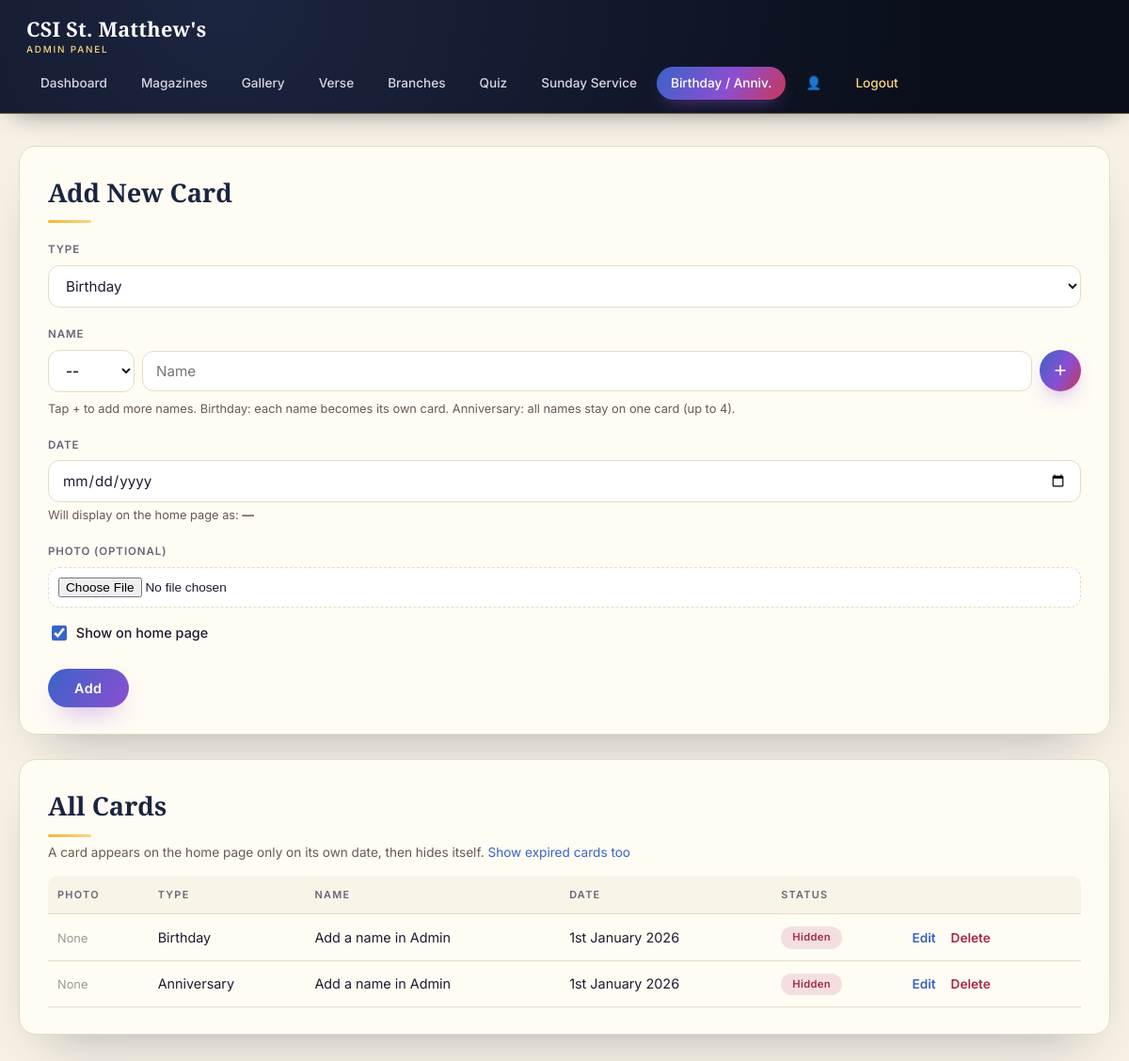
Page /admin/celebrations.php (signed in) on the committed database.
### tables this page shows
CREATE TABLE celebrations (
  id INT AUTO_INCREMENT PRIMARY KEY,
  type ENUM('birthday','anniversary') NOT NULL,
  name VARCHAR(150) NOT NULL,
  occasion_date VARCHAR(50) NOT NULL,
  photo VARCHAR(255) DEFAULT NULL,
  is_active TINYINT(1) NOT NULL DEFAULT 1,
  sort_order INT DEFAULT 0
);

### includes/config.php (called while the page is built, shortened)
<?php
function db(): mysqli {
    static $conn = null;
    if ($conn === null) {
        $conn = new mysqli(DB_HOST, DB_USER, DB_PASS, DB_NAME);
        $conn->set_charset('utf8mb4');
    }
    return $conn;
}
function h(?string $value): string {
    return htmlspecialchars($value ?? '', ENT_QUOTES, 'UTF-8');
}
function format_ordinal_date(string $ymd): string {
    $ts = strtotime($ymd);
    $day = (int)date('j', $ts);
    if ($day % 10 === 1 && $day !== 11) {
        $suffix = 'st';
    } elseif ($day % 10 === 2 && $day !== 12) {
        $suffix = 'nd';
    } elseif ($day % 10 === 3 && $day !== 13) {
        $suffix = 'rd';
    } else {
        $suffix = 'th';
    }
    return $day . $suffix . date(' F Y', $ts);
}
function today_ist(): string {
    return (new DateTime('now', new DateTimeZone('Asia/Kolkata')))->format('Y-m-d');
}

### admin/celebrations.php (the view, shortened to what this page needs)
<?php
require __DIR__ . '/_layout_top.php';
$editRow = null;
$rows = [['title' => '', 'name' => '']];
$showAll = ($_GET["show"] ?? "") === "all";
$todayIst = today_ist();
$all = db()->query("SELECT * FROM celebrations" . ($showAll ? "" : " WHERE occasion_date NOT REGEXP '^[0-9]{4}-[0-9]{2}-[0-9]{2}$' OR occasion_date >= '" . $todayIst . "'") . " ORDER BY occasion_date, type, id");
$base = '../';
?>
<div class="admin-card">
  <h2><?= $editRow ? 'Edit Card' : 'Add New Card' ?></h2>
  <form method="post" enctype="multipart/form-data">
    <label>Type</label>
    <select name="type" id="typeSel">
      <option value="birthday" <?= (!$editRow || $editRow['type'] === 'birthday') ? 'selected' : '' ?>>Birthday</option>
    </select>
    <label>Name</label>
    <div id="people">
<?php foreach ($rows as $i => $p): ?>
      <div class="person-row">
        <select name="title[]" class="title-sel">
          <option value="">--</option>
        </select>
        <input type="text" name="pname[]" value="<?= h($p['name']) ?>" placeholder="Name" <?= $i === 0 ? 'required' : '' ?>>
        <button type="button" class="add-person" title="Add another name to this card">+</button>
      </div>
<?php endforeach; ?>
    </div>
    <p style="font-size:0.8rem; color:#6b5a4d; margin-top:6px;">Tap + to add more names. Birthday: each name becomes its own card. Anniversary: all names stay on one card (up to 4).</p>
    <label>Date</label>
    <input type="date" name="occasion_date" value="<?= h($editRow['occasion_date'] ?? '') ?>" required>
    <p style="font-size:0.8rem; color:#6b5a4d; margin-top:4px;">Will display on the home page as: <strong><?= h(!empty($editRow['occasion_date']) ? format_ordinal_date($editRow['occasion_date']) : '—') ?></strong></p>
    <label>Photo (optional)</label>
    <input type="file" name="photo" accept="image/png, image/jpeg, image/webp">
    <label style="margin-top:16px;"><input type="checkbox" name="is_active" <?= (!$editRow || $editRow['is_active']) ? 'checked' : '' ?>> Show on home page</label>
    <button type="submit" class="btn" style="margin-top:20px;"><?= $editRow ? 'Update' : 'Add' ?></button>
  </form>
</div>
<div class="admin-card">
  <h2>All Cards</h2>
  <p class="hint" style="font-size:0.85rem; color:#6b5a4d; margin:6px 0 0;">A card appears on the home page only on its own date, then hides itself. <?= $showAll ? '<a href="celebrations">Hide expired cards</a>' : '<a href="celebrations?show=all">Show expired cards too</a>' ?></p>
  <div class="table-scroll">
  <table>
    <tr><th>Photo</th><th>Type</th><th>Name</th><th>Date</th><th>Status</th><th></th></tr>
    <?php while ($row = $all->fetch_assoc()): ?>
    <tr>
      <td>
        <?php if (!empty($row['photo'])): ?>
          <img src="<?= $base ?>assets/img/celebrations/<?= h($row['photo']) ?>" alt="" style="width:40px; height:40px; object-fit:cover; border-radius:50%;">
        <?php else: ?>
          <span style="color:#999; font-size:0.8rem;">None</span>
        <?php endif; ?>
      </td>
      <td><?= $row['type'] === 'anniversary' ? 'Anniversary' : 'Birthday' ?></td>
      <td><?= h($row['name']) ?></td>
      <td><?= h(format_ordinal_date($row['occasion_date'])) ?></td>
      <?php $st = celebration_status($row['occasion_date']); ?>
      <td><span class="badge <?= ($row['is_active'] && $st === 'today') ? 'badge-on' : 'badge-off' ?>" <?= ($row['is_active'] && $st === 'upcoming') ? 'style="background:#e4e8f6; color:#2e50a0;"' : '' ?>><?= !$row['is_active'] ? 'Hidden' : ($st === 'expired' ? 'Expired — auto-hidden' : ($st === 'upcoming' ? 'Scheduled' : 'Showing today')) ?></span></td>
      <td class="row-actions">
        <a href="?edit=<?= (int)$row['id'] ?>">Edit</a>
        <form method="post" style="display:inline" onsubmit="return confirm('Delete this card?');">
          <a href="#" onclick="this.closest('form').submit(); return false;" style="color:#a52a47;">Delete</a>
        </form>
      </td>
    </tr>
    <?php endwhile; ?>
  </table>
  </div>
</div>
<?php require __DIR__ . '/_layout_bottom.php'; ?>

### admin/_layout_top.php (style rules this page uses)
:root { --ink:#0a0e1a; --ink-2:#131a2e; --ink-3:#1c2540; --paper:#f6f1e4; --paper-card:#fffcf4; --sapphire:#3a63c8; --amethyst:#8a4fd1; --amber:#f2b632; --amber-soft:#f7d685; --ruby:#c8385a; --text:#201a2e; --muted:#6b6478; --border:#e4dcc4; --grad: linear-gradient(120deg, var(--sapphire), var(--amethyst) 55%, var(--ruby) 100%); }
* { box-sizing: border-box; }
body { margin:0; font-family:'Inter',-apple-system,'Segoe UI',sans-serif; background:var(--paper); color:var(--text); line-height:1.55; }
a { color:var(--sapphire); text-decoration:none; }
.admin-card { background:var(--paper-card); border:1px solid var(--border); border-radius:18px; padding:28px 30px; margin-bottom:26px; box-shadow:0 25px 55px -30px rgba(10,14,26,0.35); }
.admin-card h2 { font-family:'Cormorant Garamond',Georgia,serif; font-weight:700; font-size:1.7rem; color:var(--ink-3); margin:0 0 6px; }
.admin-card h2::after { content:''; display:block; width:46px; height:3px; border-radius:2px; margin-top:8px; background:linear-gradient(90deg,var(--amber),var(--amber-soft)); }
.admin-card > h2 + * { margin-top:18px; }
label { display:block; font-size:0.72rem; font-weight:600; letter-spacing:0.08em; text-transform:uppercase; margin:20px 0 7px; color:var(--muted); }
input[type=text], input[type=password], input[type=date], input[type=number], textarea, select { width:100%; padding:11px 14px; border:1px solid var(--border); border-radius:12px; font-size:0.95rem; font-family:inherit; background:#fff; color:var(--text); transition:border-color .2s, box-shadow .2s; }
input[type=file] { width:100%; font-size:0.85rem; padding:10px; border:1px dashed var(--border); border-radius:12px; background:#fff; }
input[type=checkbox] { accent-color:var(--sapphire); width:16px; height:16px; vertical-align:-3px; margin-right:6px; }
label:has(> input[type=checkbox]) { text-transform:none; letter-spacing:0; font-size:0.9rem; font-weight:500; color:var(--text); }
.btn { display:inline-flex; align-items:center; justify-content:center; gap:8px; background:var(--grad); background-size:200% auto; color:#fff; border:none; padding:12px 28px; border-radius:30px; font-family:inherit; font-size:0.9rem; font-weight:600; letter-spacing:0.03em; cursor:pointer; text-decoration:none; text-align:center; box-shadow:0 14px 28px -12px rgba(138,79,209,0.55); transition:background-position .5s, transform .25s, box-shadow .25s; }
.table-scroll { overflow-x:auto; -webkit-overflow-scrolling:touch; margin-top:14px; }
table { width:100%; border-collapse:separate; border-spacing:0; min-width:560px; }
th, td { text-align:left; padding:12px 10px; border-bottom:1px solid var(--border); font-size:0.9rem; white-space:nowrap; vertical-align:middle; }
th { color:var(--muted); font-size:0.68rem; font-weight:600; text-transform:uppercase; letter-spacing:0.12em; background:rgba(228,220,196,0.25); }
th:first-child { border-top-left-radius:10px; }
th:last-child { border-top-right-radius:10px; }
.badge { display:inline-block; padding:3px 12px; border-radius:20px; font-size:0.7rem; font-weight:600; letter-spacing:0.03em; }
.badge-off { background:#f3dfe0; color:#a52a47; }
.row-actions a { margin-right:12px; font-size:0.85rem; font-weight:600; }

### admin/celebrations.php (style rules this page uses)
.person-row { display:flex; gap:8px; align-items:center; margin-bottom:8px; }
.person-row .title-sel { width:92px; flex:none; font-weight:600; }
.person-row input[type=text] { flex:1; min-width:0; }
.rm-person, .add-person { width:44px; height:44px; border-radius:50%; font-size:1.4rem; line-height:1; cursor:pointer; padding:0; flex:none; transition:transform .2s, box-shadow .2s, background .2s; }
.add-person { border:none; background:var(--grad); color:#fff; box-shadow:0 10px 22px -10px rgba(138,79,209,0.7); }

### rows in the picture
celebrations: shows "None", type "Birthday", name "Add a name in Admin", occasion_date "1st January 2026", is_active "Hidden"
celebrations: shows "None", type "Anniversary", name "Add a name in Admin", occasion_date "1st January 2026", is_active "Hidden"

### other values in the picture
$label "Dashboard Magazines Gallery Verse Branches Quiz Sunday Service Birthday / Anniv."
